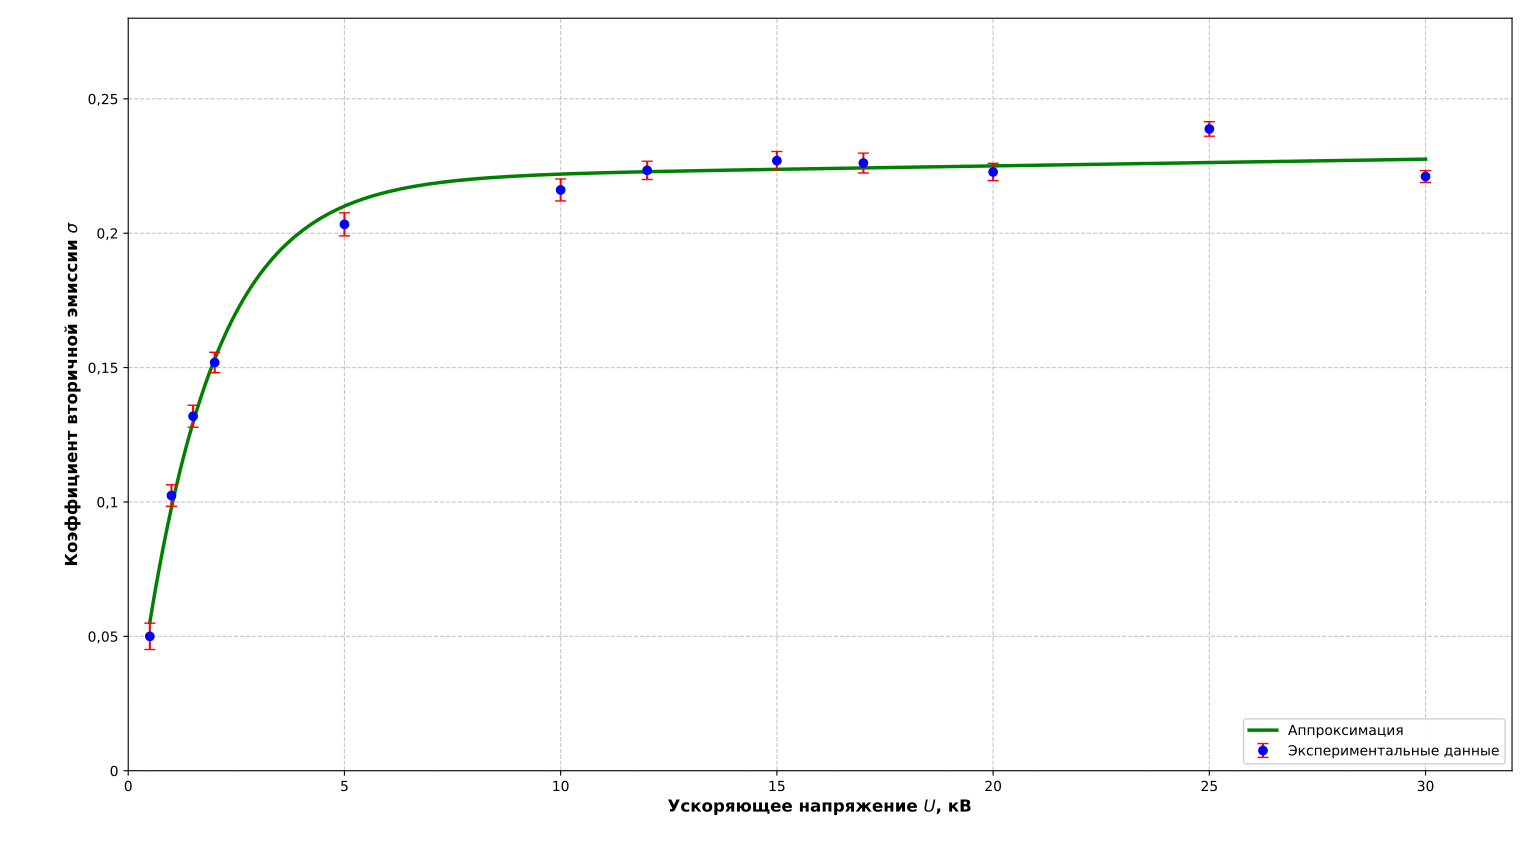

Python code for this plot:
import numpy as np
import matplotlib.pyplot as plt
from scipy.interpolate import UnivariateSpline
from scipy.optimize import curve_fit
import matplotlib.ticker as mticker

# Исходные данные
U_kV = np.array([30, 25, 20, 17, 15, 12, 10, 5, 2, 1.5, 1, 0.5])
sigma = np.array([0.2211, 0.2388, 0.2228, 0.2261, 0.2270, 0.2234, 0.2161, 0.2033, 0.1519, 0.1319, 0.1024, 0.0500])
d_sigma = np.array([0.0022, 0.0027, 0.0032, 0.0037, 0.0034, 0.0034, 0.0041, 0.0043, 0.0038, 0.0041, 0.0040, 0.0049])

# Сортировка по возрастанию напряжения
sorted_indices = np.argsort(U_kV)
U_sorted = U_kV[sorted_indices]
sigma_sorted = sigma[sorted_indices]
d_sigma_sorted = d_sigma[sorted_indices]

# Функция для аппроксимации (физически обоснованная форма)
# sigma = a * (1 - exp(-b*U)) * exp(-c*U) + d
# или более простая: логарифмическая с насыщением
def physical_model(U, a, b, c, d):
    """
    Физическая модель: рост с насыщением и возможным спадом
    a - максимальное значение sigma
    b - скорость роста
    c - коэффициент спада на высоких напряжениях
    d - смещение
    """
    return a * (1 - np.exp(-b * U)) * np.exp(-c * U) + d

# Подбор параметров модели
try:
    popt, pcov = curve_fit(physical_model, U_sorted, sigma_sorted, 
                           p0=[0.24, 0.5, 0.01, 0.0], 
                           sigma=d_sigma_sorted,
                           absolute_sigma=True,
                           maxfev=10000)
    
    # Создание плавной кривой
    U_smooth = np.linspace(0.5, 30, 300)
    sigma_smooth = physical_model(U_smooth, *popt)
    
except RuntimeError:
    # Если не сходится, используем сглаживание сплайнами
    print("Используем сплайн-аппроксимацию")
    spline = UnivariateSpline(U_sorted, sigma_sorted, s=0.001, k=3)
    U_smooth = np.linspace(0.5, 30, 300)
    sigma_smooth = spline(U_smooth)

# Построение графика
fig, ax = plt.subplots(figsize=(10, 7))

# Экспериментальные точки с погрешностями
ax.errorbar(U_sorted, sigma_sorted, yerr=d_sigma_sorted, 
            fmt='o', color='blue', markersize=6, 
            ecolor='red', elinewidth=1.5, capsize=4, 
            label='Экспериментальные данные', zorder=3)

# Аппроксимирующая кривая
ax.plot(U_smooth, sigma_smooth, 'g-', linewidth=2.5, 
        label='Аппроксимация', zorder=2)

# Настройка осей
ax.set_xlabel('Ускоряющее напряжение $U$, кВ', fontsize=12, fontweight='bold')
ax.set_ylabel('Коэффициент вторичной эмиссии $\sigma$', fontsize=12, fontweight='bold')
# ax.set_title('Зависимость коэффициента вторичной эмиссии\nот ускоряющего напряжения', 
#              fontsize=14, fontweight='bold', pad=20)

# Сетка
ax.grid(True, linestyle='--', alpha=0.7, zorder=0)

# Легенда
ax.legend(loc='lower right', fontsize=10, framealpha=0.9)

# Форматирование чисел с запятой
def comma_formatter(x, pos):
    return f"{x:g}".replace('.', ',')

ax.xaxis.set_major_formatter(mticker.FuncFormatter(comma_formatter))
ax.yaxis.set_major_formatter(mticker.FuncFormatter(comma_formatter))

# Установка пределов
ax.set_xlim(0, 32)
ax.set_ylim(0, 0.28)

# Добавление аннотаций для ключевых областей
# ax.axvspan(0, 3, alpha=0.1, color='yellow', label='Область роста')
# ax.axvspan(5, 25, alpha=0.1, color='green', label='Плато (насыщение)')

plt.tight_layout()
plt.savefig('fig_sigma_plot.png', dpi=300, bbox_inches='tight')
plt.show()

# Вывод параметров аппроксимации
if 'popt' in locals():
    print("\nПараметры аппроксимации:")
    print(f"a (макс. значение) = {popt[0]:.4f}")
    print(f"b (скорость роста) = {popt[1]:.4f}")
    print(f"c (коэфф. спада) = {popt[4]:.4f}")
    print(f"d (смещение) = {popt[3]:.4f}")
